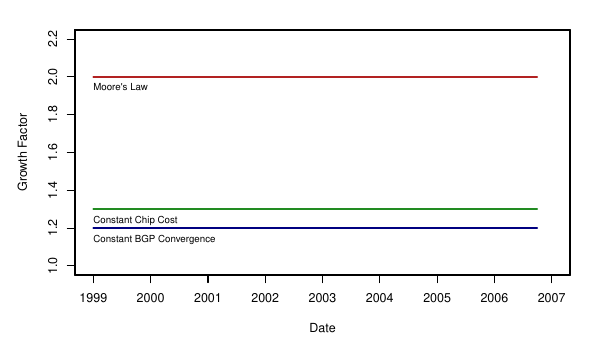

This figure's R source:
xrange = c(as.Date('1999-01-01'),as.Date('2006-09-30'))
xlims = c(as.Date(paste(c('19', as.POSIXlt(min(xrange))$year, '-01-01'), collapse='')),
    as.Date(paste(c('200', (as.POSIXlt(max(xrange))$year+1)%%100, '-01-01'), collapse='')))
ylims = c(1,2.2)
cex = 0.75

plot_relgrowth <- function() {
    par(cex=cex)
    par(mar=c(5,5,2,2))
    plot(
        x=xrange,
        y=c(2,2),
        xlab="Date",
        ylab="Growth Factor",
        yaxt="n",
        xaxt="n",
        type="l",
        col="firebrick",
        lwd=2,
        ylim=ylims,
        xlim=xlims
        )
    axis.Date(1, at=seq(min(xlims), max(xlims), "1 year"))
    y_labels = pretty(ylims,7)
    axis(2, y_labels)
    text(min(xrange), 2, "Moore's Law", adj=c(0,2), cex=cex)
    par(new=TRUE)
    plot(
        x=xrange,
        y=c(1.3,1.3),
        xlab="",
        ylab="",
        yaxt="n",
        xaxt="n",
        type="l",
        col="forestgreen",
        lwd=2,
        ylim=ylims,
        xlim=xlims
        )
    text(min(xrange), 1.3, "Constant Chip Cost", adj=c(0,2), cex=cex)
    par(new=TRUE)
    plot(
        x=xrange,
        y=c(1.2,1.2),
        xlab="",
        ylab="",
        yaxt="n",
        xaxt="n",
        type="l",
        col="navy",
        lwd=2,
        ylim=ylims,
        xlim=xlims
        )
    text(min(xrange), 1.2, "Constant BGP Convergence", adj=c(0,2), cex=cex)
}

pdf_relgrowth <- function() {
    pdf("relgrowth.pdf", width=6, height=3.5)
    plot_relgrowth()
    dev.off()
}
